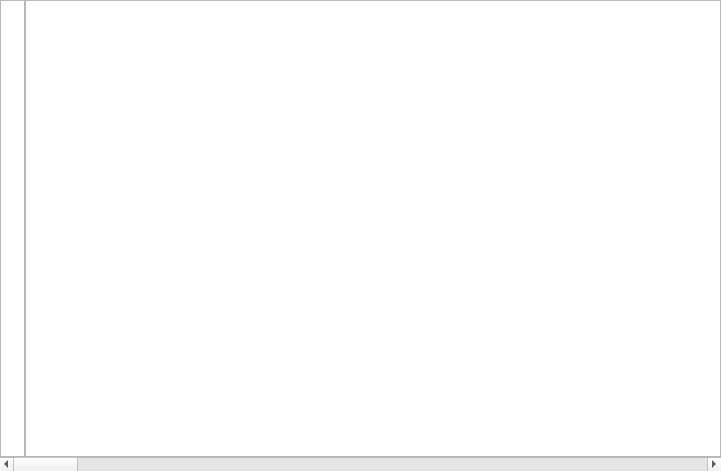
<?xml version="1.0" encoding="UTF-8"?>
<ui version="4.0">
 <class>MyTextEdit</class>
 <widget class="QWidget" name="MyTextEdit">
  <property name="geometry">
   <rect>
    <x>0</x>
    <y>0</y>
    <width>721</width>
    <height>471</height>
   </rect>
  </property>
  <property name="windowTitle">
   <string>Form</string>
  </property>
  <layout class="QVBoxLayout" name="verticalLayout">
   <property name="spacing">
    <number>0</number>
   </property>
   <property name="leftMargin">
    <number>0</number>
   </property>
   <property name="topMargin">
    <number>0</number>
   </property>
   <property name="rightMargin">
    <number>0</number>
   </property>
   <property name="bottomMargin">
    <number>0</number>
   </property>
   <item>
    <layout class="QHBoxLayout" name="horizontalLayout">
     <property name="spacing">
      <number>0</number>
     </property>
     <item>
      <widget class="QTextBrowser" name="textBrowser">
       <property name="maximumSize">
        <size>
         <width>25</width>
         <height>16777215</height>
        </size>
       </property>
       <property name="verticalScrollBarPolicy">
        <enum>Qt::ScrollBarAlwaysOff</enum>
       </property>
       <property name="horizontalScrollBarPolicy">
        <enum>Qt::ScrollBarAlwaysOff</enum>
       </property>
      </widget>
     </item>
     <item>
      <widget class="QTextEdit" name="textEdit">
       <property name="horizontalScrollBarPolicy">
        <enum>Qt::ScrollBarAlwaysOff</enum>
       </property>
       <property name="lineWrapMode">
        <enum>QTextEdit::NoWrap</enum>
       </property>
      </widget>
     </item>
    </layout>
   </item>
   <item>
    <widget class="QScrollBar" name="horizontalScrollBar">
     <property name="orientation">
      <enum>Qt::Horizontal</enum>
     </property>
    </widget>
   </item>
  </layout>
 </widget>
 <resources/>
 <connections/>
</ui>
